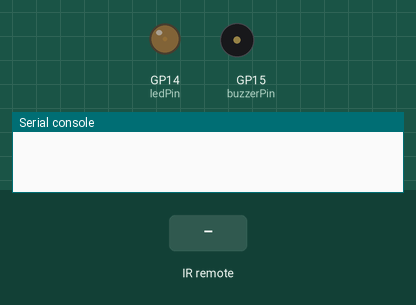
Simulated run of this program. Board: Raspberry Pi Pico running MicroPython. Shown: output pins drawn as LEDs (lit = HIGH), buzzer (waves = sounding, pin HIGH), the last lines printed to the serial console. Inputs (shaded band) come from the test bench.

Above: at 1.2 s.
1.3 s: infrared code 0x45 received
At 2.0 s:
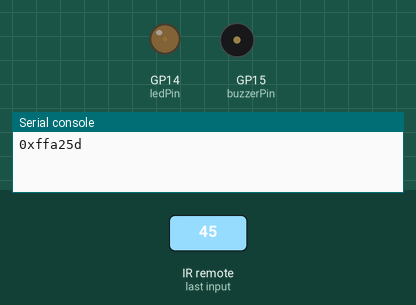
2.9 s: infrared code 0x16 received
At 4.1 s:
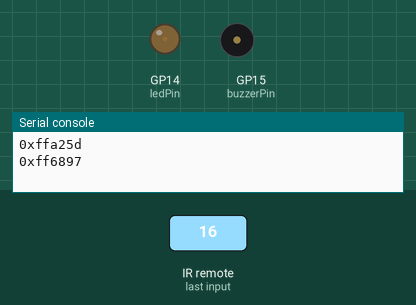
4.4 s: infrared code 0x46 received
At 5.6 s:
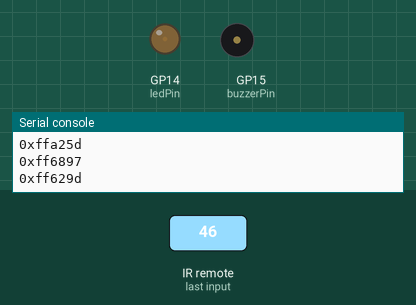
5.9 s: infrared code 0x0C received
At 6.7 s:
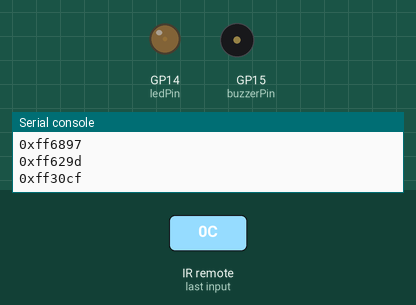
Timing chart, 0 to 8.4 s (numbered marks = the images above; inputs shaded):
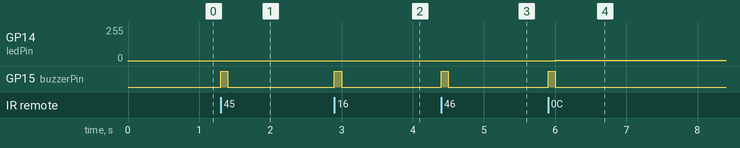

The program:

24.2_Control_LED_through_Infrared_Remote.py
```python
from machine import Pin,PWM
import time
from irrecvdata import irGetCMD

ledPin=PWM(Pin(14))
ledPin.freq(10000)
ledPin.duty_u16(512)

buzzerPin=Pin(15, Pin.OUT)
recvPin = irGetCMD(16)

def handleControl(value):
    buzzerPin.value(1)
    time.sleep_ms(100)
    buzzerPin.value(0)

    if value == '0xff6897':   #0
        ledPin.duty_u16(1)
    elif value == '0xff30cf': #1
        ledPin.duty_u16(1023)
    elif value == '0xff18e7': #2
        ledPin.duty_u16(4096)
    elif value == '0xff7a85': #3
        ledPin.duty_u16(10000)
    else:
        return

try:
    while True:
        irValue = recvPin.ir_read()
        if irValue:
            print(irValue)
            handleControl(irValue)
except:
    ledPin.deinit()
```

Measured:
- after the input at 1.3 s, GP15 (buzzerPin): LOW → HIGH at once, → LOW 0.10 s later
- after the input at 2.9 s, GP14 (ledPin): 2/255 → 1/255 after 0.10 s; GP15 (buzzerPin): LOW → HIGH at once, → LOW 0.10 s later
- after the input at 4.4 s, GP15 (buzzerPin): LOW → HIGH at once, → LOW 0.10 s later
- after the input at 5.9 s, GP14 (ledPin): 1/255 → 4/255 after 0.10 s; GP15 (buzzerPin): LOW → HIGH at once, → LOW 0.10 s later
